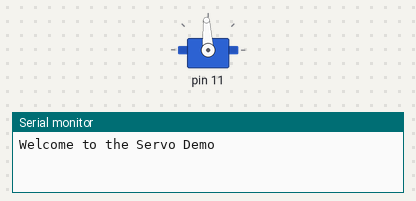
Bench run of a program on a simulated Arduino Mega 2560, built with avr-gcc and run on an emulated ATmega2560. On the bench: servo, the last lines printed to the serial monitor. Servo pulses on a pin are drawn as a servo (544–2400 µs = 0–180°).

Above: at 0.1 s.
At 2.6 s:
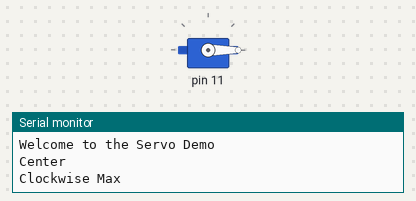
At 4.1 s:
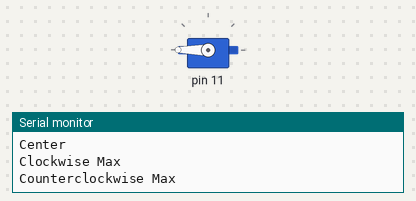
Timing chart, 0 to 7.0 s (numbered marks = the images above):
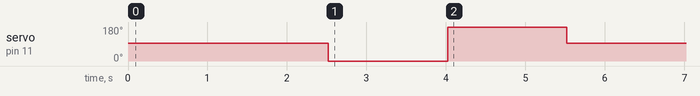

The program:

main.cpp
```cpp
#include <Arduino.h>

static constexpr uint16_t PULSE_MIN = 1000U;
static constexpr uint16_t PULSE_MAX = 5000U;
static constexpr uint16_t PULSE_MID = 3000U;

static inline void initTimer1Servo(void) {
	DDRB = (1 << PB5);
	TCCR1A = (1 << COM1A1) | (1 << WGM11);  // direct output on OC1A, fast PWM
	TCCR1B = (1 << WGM12) | (1 << WGM13) | (1 << CS11);  // prescaler 8
	ICR1 = 40000;
}

static inline void showOff(void) {
	Serial.println("Center");
	OCR1A = PULSE_MID;
	delay(1500);

	Serial.println("Clockwise Max");
	OCR1A = PULSE_MIN;
	delay(1500);

	Serial.println("Counterclockwise Max");
	OCR1A = PULSE_MAX;
	delay(1500);

	Serial.println("Center");
	OCR1A = PULSE_MID;
	delay(1500);
}

void setup() {
	OCR1A = PULSE_MID; /* set it to middle position initially */
	initTimer1Servo();
	Serial.begin(115200);

	Serial.println("Welcome to the Servo Demo");
	delay(1000);

	showOff();
}

void loop() {
	// nothing
}
```
